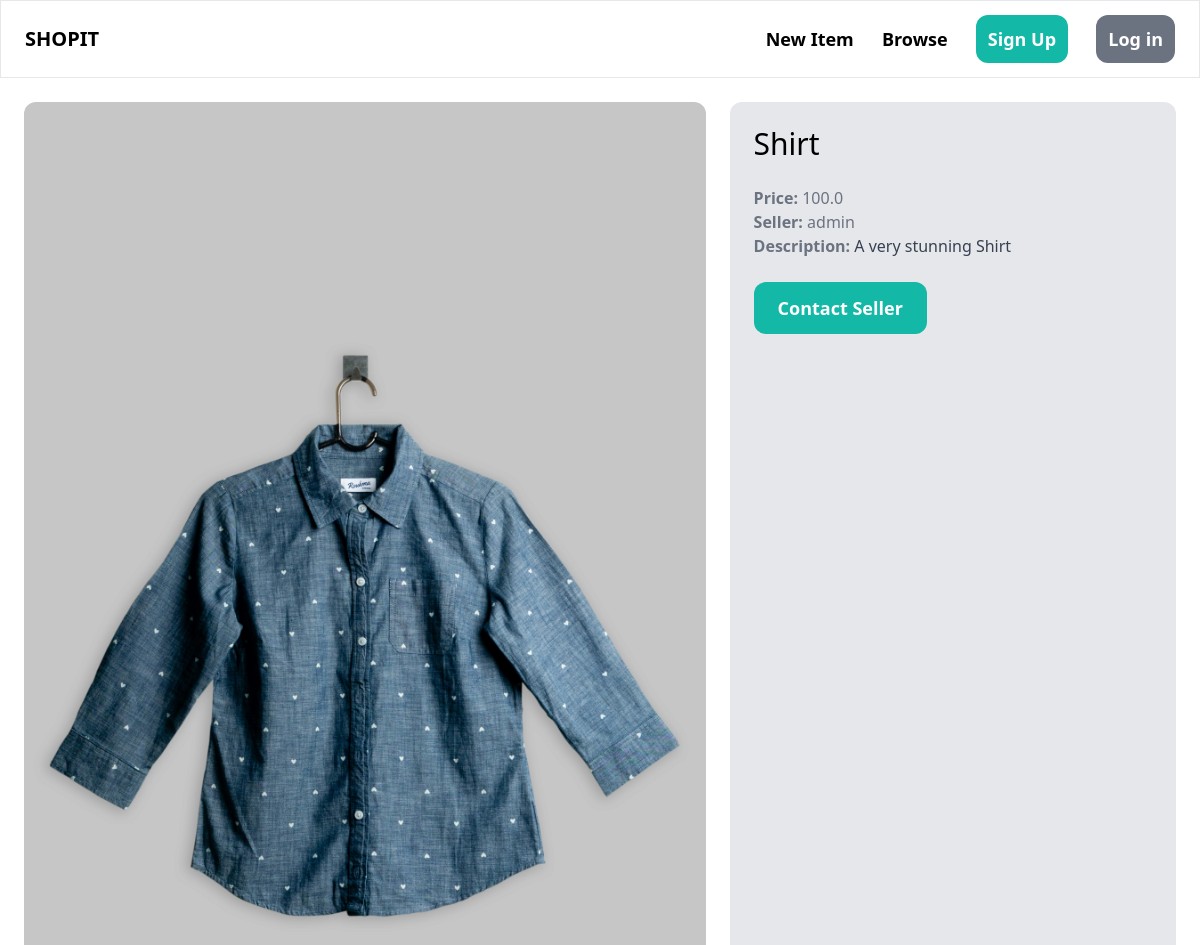
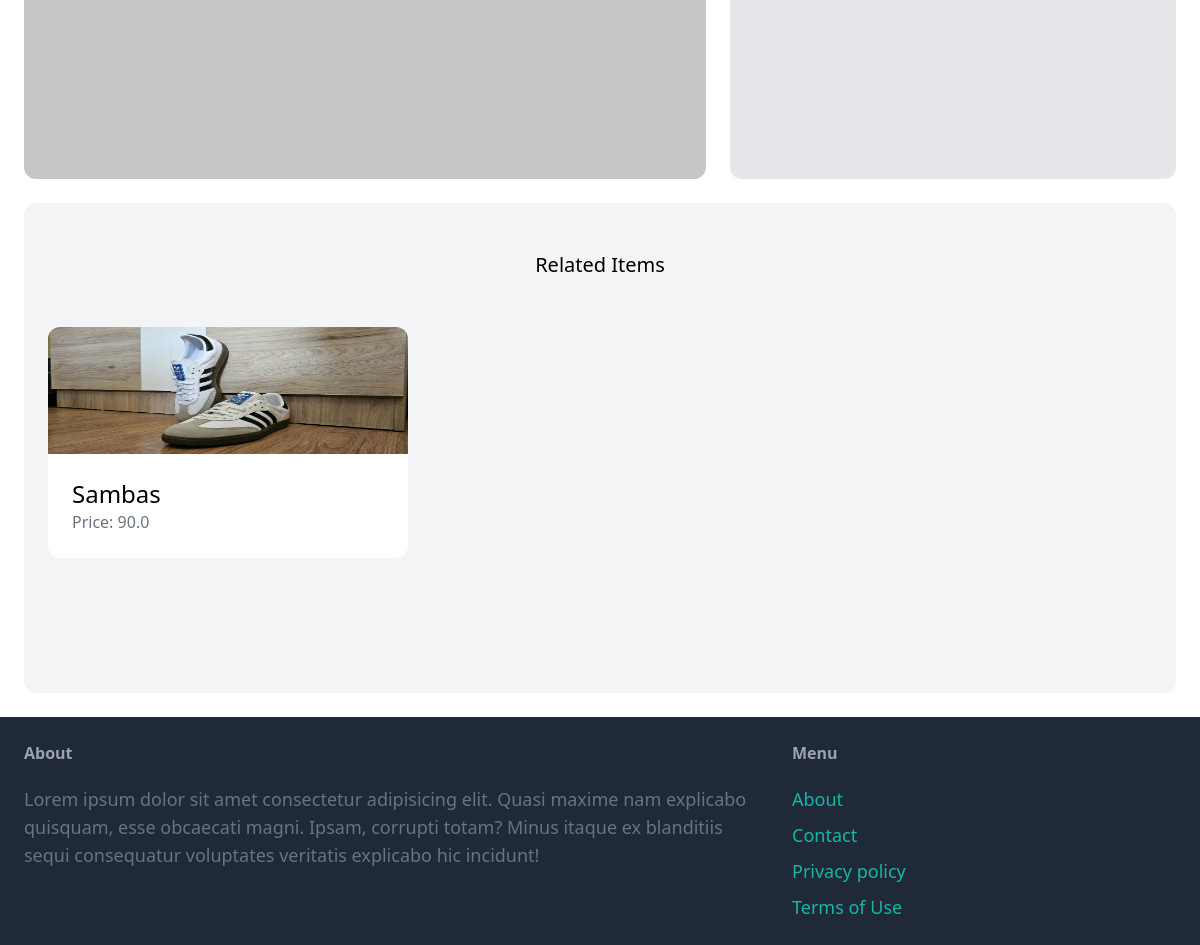
Screenshot of /items/2/ with the database file from the repository (2 pictures, top to bottom).
### item/models.py (models this page shows, shortened)
class Item(models.Model):
    category = models.ForeignKey(Category, on_delete=models.CASCADE)
    name = models.CharField(max_length=255)
    description = models.TextField(blank=True, null=True)
    price = models.FloatField()
    image = models.ImageField(upload_to='item_images', blank=True, null=True)
    is_sold = models.BooleanField(default=False)
    created_by = models.ForeignKey(User, related_name='items', on_delete=models.CASCADE)
    created_at = models.TimeField(auto_now_add=True)

### item/views.py (the view)
# urls.py: path('<int:pk>/', views.detail, name='detail'),
def detail(request, pk):
    item = get_object_or_404(Item, pk = pk)
    related_items = Item.objects.filter(category=item.category, is_sold=False).exclude(pk=pk)
    return render(request, 'details.html', {
        'item': item,
        'related_items': related_items
    })

### item/templates/details.html (shortened to what this page needs)
{% extends 'base.html' %}
{% block content %}
<div class="grid grid-cols-5 gap-6 w-full">
    <div class="col-span-3 h-200">
        <img src="{{ item.image.url }}" alt="" class="rounded-xl">
    </div>
    <div class="col-span-2 p-6 bg-gray-200 rounded-xl">
        <h1 class="mb-6 text-3xl">{{ item.name }}</h1>
        <p class="text-gray-500"><strong>Price: </strong>{{ item.price }}</p>
        <p class="text-gray-500"><strong>Seller: </strong>{{ item.created_by.username }}</p>
        {% if item.description %}
            <p class="text-gray-700">
                <strong class="text-gray-500">Description: </strong>
                {{ item.description }}
            </p>
        {% endif %}
        {% if request.user == item.created_by %}
          <div class="mt-6 p-6 bg-white rounded-xl">
            <p>This is your item</p>
            <a href="{% url 'item:delete' item.id %}" class="inline-block mt-6 px-6 py-3 text-lg font-semibold bg-red-500 text-white rounded-xl">Delete</a>
            <a href="{% url 'item:edit' item.id %}" class="inline-block mt-6 px-6 py-3 text-lg font-semibold bg-teal-500 text-white rounded-xl">Edit</a>
          </div>
        {% else %}
          <a href="{% url 'conversation:new' item.id %}" class="inline-block mt-6 px-6 py-3 text-lg font-semibold bg-teal-500 text-white rounded-xl hover:bg-teal-700">Contact Seller</a>
        {% endif %}
    </div>
</div>
<div class="mt-6 px-6 py-12 bg-gray-100 rounded-xl">
  <h2 class="mb-12 text-xl text-center">Related Items</h2>
  <div class="grid grid-cols-3 gap-3">
    {% for item in related_items %}
    <div>
      <a href="{% url 'item:detail' item.id %}">
        <div class="h-2/5">
          <img
            src="{{ item.image.url }}"
            alt=""
            class="h-full w-full rounded-t-xl"
          />
        </div>
        <div class="p-6 bg-white rounded-b-xl">
          <h2 class="text-2xl">{{ item.name }}</h2>
          <p class="text-gray-500">Price: {{ item.price }}</p>
        </div>
      </a>
    </div>
    {% endfor %}
  </div>
</div>
{% endblock %}

### playground/templates/base.html (shortened to what this page needs)
<!DOCTYPE html>
<html lang="en">
<head>
    <script src="https://cdn.tailwindcss.com"></script>
    {% load static %}
</head>
<body>
    <nav class="py-6 px-6 flex justify-between items-center border border-gray-200">
        <a href="/" class="text-xl font-semibold">SHOPIT</a>
        <div class="space-x-6">
            <a href="{% url 'item:new' %}" class="text-lg font-semibold hover:text-gray-500">New Item</a>
            <a href="{% url 'item:items' %}" id="browse" class="text-lg font-semibold hover:text-gray-500">Browse</a>
            {% if request.user.is_authenticated  %}
                <a href="{% url 'conversation:inbox' %}" class="px-3 py-3 text-lg font-semibold bg-teal-500 text-white rounded-xl hover:bg-teal-700">Inbox</a>
                <a href="{% url 'dashboard:index' %}" class="px-3 py-3 text-lg font-semibold bg-gray-500 text-white rounded-xl hover:bg-gray-700">Dashboard</a>
                <a href="{% url 'playground:logout' %}" class="px-3 py-3 text-lg font-semibold bg-red-500 text-white rounded-xl hover:bg-red-700" id="logout">Log out</a>
            {% else %}
                <a href="{% url 'playground:signup' %}" class="px-3 py-3 text-lg font-semibold bg-teal-500 text-white rounded-xl hover:bg-teal-700">Sign Up</a>
                <a href="{% url 'playground:login' %}" class="px-3 py-3 text-lg font-semibold bg-gray-500 text-white rounded-xl hover:bg-gray-700">Log in</a>
            {% endif %}
        </div>
    </nav>
    <div class="py-6 px-6">
        {% block content %}
        {% endblock %}
    </div>
    <footer class="py-6 px-6 flex justify-between bg-gray-800">
        <div class="w-2/3 pr-10">
            <h3 class="mb-5 font-semibold text-gray-400">About</h3>
            <p class="text-lg text-gray-500"> Lorem ipsum dolor sit amet consectetur adipisicing elit. Quasi maxime nam explicabo quisquam, esse obcaecati magni. Ipsam, corrupti totam? Minus itaque ex blanditiis sequi consequatur voluptates veritatis explicabo hic incidunt!</p>
        </div>
        <div class="w-1/3">
            <h3 class="mb-5 font-semibold text-gray-400">Menu</h3>
            <ul class="space-y-2">
                <li><a href="#" class="text-lg text-teal-500 hover:text-teal-700">About</a></li>
                <li><a href="{% url 'playground:contact' %}" class="text-lg text-teal-500 hover:text-teal-700">Contact</a></li>
                <li><a href="#" class="text-lg text-teal-500 hover:text-teal-700">Privacy policy</a></li>
                <li><a href="#" class="text-lg text-teal-500 hover:text-teal-700">Terms of Use</a></li>
            </ul>
        </div>
    </footer>
</body>
</html>

### rows the page displays
Item: image (picture), name "Shirt", price "100.0", created_by.username "admin", description "A very stunning Shirt"
Item: image (picture), name "Sambas", price "90.0"
